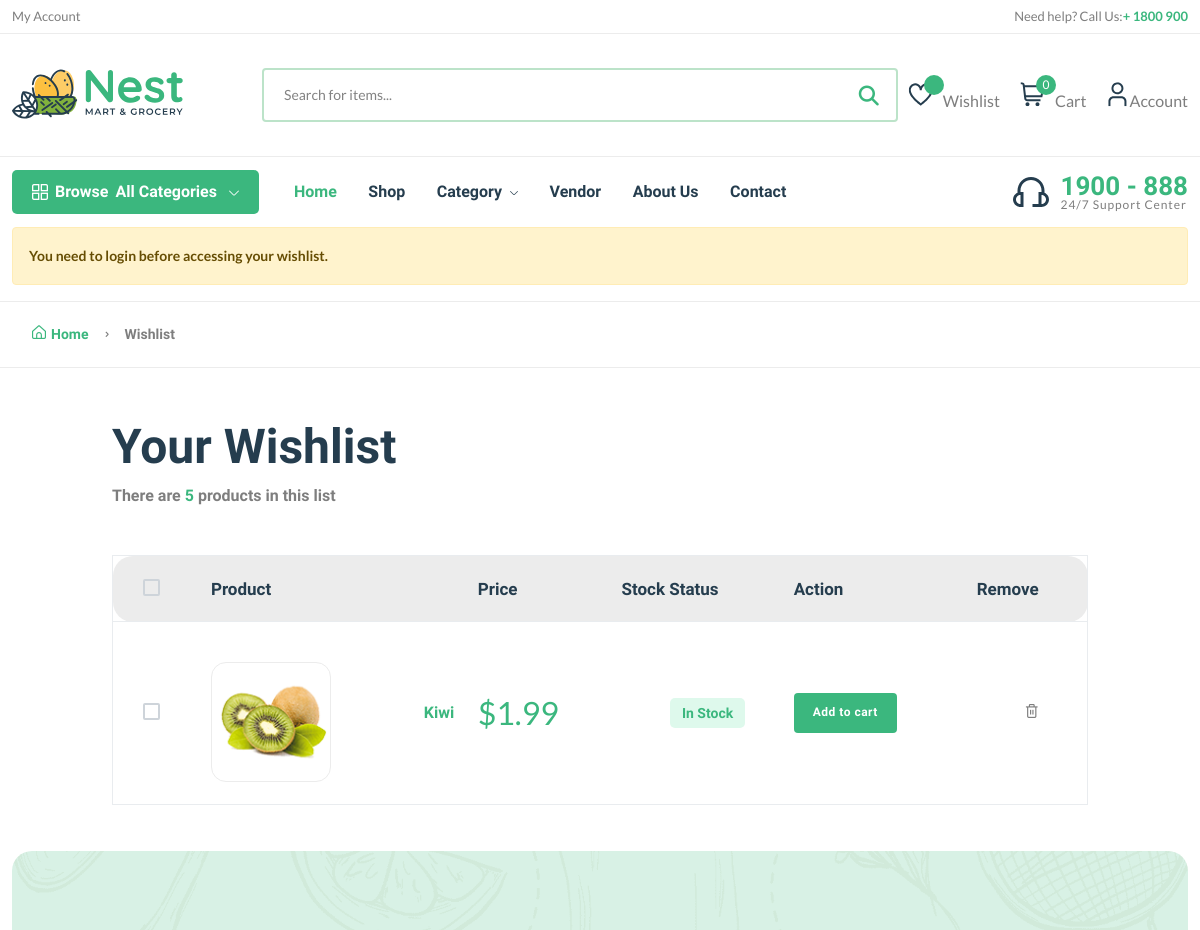
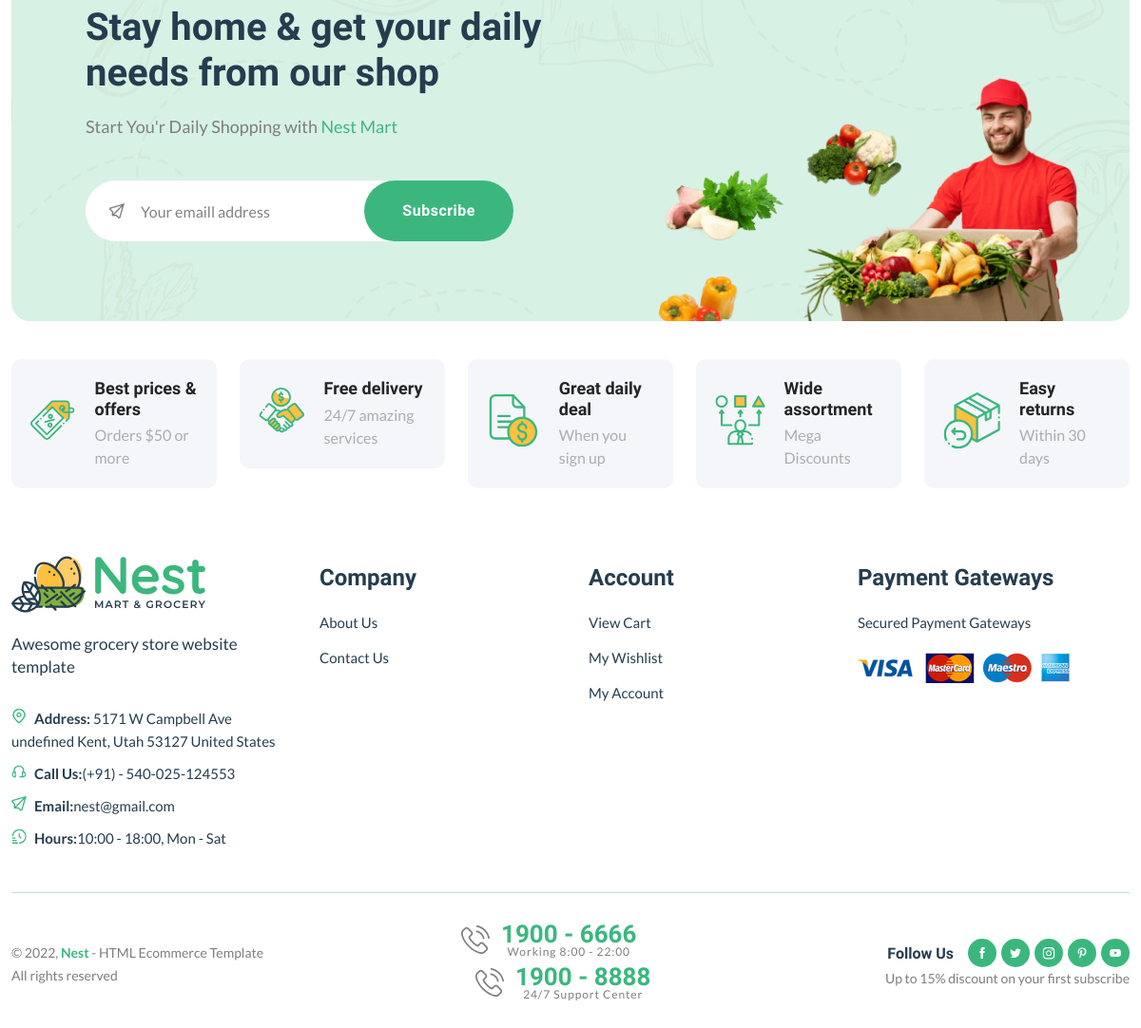
The app's page /wishlist/ with its own data (2 pictures, top to bottom).
### core/models.py (models this page shows, shortened)
class wishlist_model(models.Model):
    user = models.ForeignKey(User, on_delete=models.SET_NULL, null=True)
    product = models.ForeignKey(Product, on_delete=models.SET_NULL, null=True)
    date = models.DateTimeField(auto_now_add=True)
    class Meta:
        verbose_name_plural = "wishlists"

class Product(models.Model):
    pid = ShortUUIDField(unique=True, length=10, max_length=30, prefix="pid", alphabet="abcdefgh12345")
    title = models.CharField(max_length=100, default="Fresh Pear")
    image = models.ImageField(upload_to="user_directory_path", default="product.jpg")
    description = RichTextUploadingField(null=True, blank=True, default="This is the product")
    user = models.ForeignKey(User, on_delete=models.CASCADE)
    category = models.ForeignKey(Category, on_delete=models.SET_NULL, null=True, related_name="category")
    vendor = models.ForeignKey(Vendor, on_delete=models.SET_NULL, null=True, related_name="vendor")
    price = models.DecimalField(max_digits=999999999, decimal_places=2, default="1.99")
    old_price = models.DecimalField(max_digits=999999999, decimal_places=2, default="2.99")
    specifications = RichTextUploadingField(null=True, blank=True)
    type = models.CharField(max_length=100, default="Organic",null=True, blank=True)
    stock_count = models.IntegerField(default=0)
    life = models.CharField(max_length=100, default="100 Days",null=True, blank=True)
    mfd = models.DateTimeField(auto_now_add=False, null=True, blank=True)
    tags = TaggableManager(blank=True)
    product_status = models.CharField(choices=STATUS, max_length=10, default="in_review")
    status = models.BooleanField(default=True)
    in_stock = models.BooleanField(default=True)
    featured = models.BooleanField(default=False)
    digital = models.BooleanField(default=False)
    sku = ShortUUIDField(unique=True, length=4, max_length=10, prefix="sku", alphabet="1234567890")
    date = models.DateTimeField(auto_now_add=True)
    updated = models.DateTimeField(null=True, blank=True)
    class Meta:
        verbose_name_plural = "Products"

### core/views.py (the view)
# urls.py: path("wishlist/", wishlist_view, name="wishlist"),
def wishlist_view(request):
    wishlist = wishlist_model.objects.all()
    context = {
        "w": wishlist
    }
    return render(request, 'core/wishlist.html', context)

### core/context_processor.py (called while the page is built)
def default(request):
    categories = Category.objects.all().annotate(product_count=Count('category'))
    min_max_price = Product.objects.aggregate(Min("price"),Max("price"))
    try:
        wishlist = wishlist_model.objects.filter(user=request.user)
    except:
        messages.warning(request, "You need to login before accessing your wishlist.")
        wishlist = 0
    try:
        address = Address.objects.get(user=request.user)
    except:
        address = None
    vendor = Vendor.objects.all()
    return{
        'wishlist': wishlist,
        'categories': categories,
        'address':address,
        'vendor':vendor,
        'min_max_price':min_max_price,
    }

### templates/core/wishlist.html (shortened to what this page needs)
{% extends 'partial/base.html' %}
{% load static %}
{% block content %}
    <main class="main" id="wishlist-list">
        <div class="page-header breadcrumb-wrap">
            <div class="container">
                <div class="breadcrumb">
                    <a href="index.html" rel="nofollow"><i class="fi-rs-home mr-5"></i>Home</a>
                    <span></span> Wishlist
                </div>
            </div>
        </div>
        <div class="container mb-30 mt-50">
            <div class="row">
                <div class="col-xl-10 col-lg-12 m-auto">
                    <div class="mb-50">
                        <h1 class="heading-2 mb-10">Your Wishlist</h1>
                        <h6 class="text-body">There are <span class="text-brand">5</span> products in this list</h6>
                    </div>
                    <div class="table-responsive shopping-summery">
                        <table class="table table-wishlist">
                            <thead>
                                <tr class="main-heading">
                                    <th class="custome-checkbox start pl-30">
                                        <label class="form-check-label" for="exampleCheckbox11"></label>
                                    </th>
                                    <th scope="col" colspan="2">Product</th>
                                    <th scope="col">Price</th>
                                    <th scope="col">Stock Status</th>
                                    <th scope="col">Action</th>
                                    <th scope="col" class="end">Remove</th>
                                </tr>
                            </thead>
                            <tbody>
                                {% for w in w %}
                                <tr class="pt-30">
                                    <td class="custome-checkbox pl-30">
                                        <label class="form-check-label" for="exampleCheckbox1"></label>
                                    </td>
                                    <td class="image product-thumbnail pt-40"><img src="{{w.product.image.url}}" alt="#" /></td>
                                    <td class="product-des product-name">
                                        <h6><a class="product-name mb-10" href="{%url 'core:product-detail' w.product.pid%}">{{w.product.title|truncatechars:30}}</a></h6>
                                    </td>
                                    <td class="price fs-2" data-title="Price">
                                        <span class="text-brand">$</span><span class="text-brand current-product-price-{{ w.product.id}}">{{w.product.price}}</span>
                                    </td>
                                    <td class="text-center detail-info" data-title="Stock">
                                        <span class="stock-status in-stock mb-0"> {% if w.product.in_stock%} In Stock {%else%} Out of stock {% endif %} </span>
                                    </td>
                                    <td class="text-right" data-title="Cart">
                                        <button class="btn btn-sm add-to-cart-btn" data-index="{{w.product.id}}">Add to cart</button>
                                    </td>
                                    <td class="action text-center" data-title="Remove">
                                        <button style="border: none; background: none;" data-wishlist-product="{{w.id}}"class="text-body delete-wishlist-product"><i class="fi-rs-trash"></i></button>
                                    </td>
                                </tr>
                                {% empty %}
                                <tr>
                                    <td><p>Nothing in wishlist yet.</p></td>
                                </tr>
                                {% endfor %}
                            </tbody>
                        </table>
                    </div>
                </div>
            </div>
        </div>
    </main>
{% endblock %}

### records on screen
wishlist_model: product.image (picture), product "Kiwi", product.price "1.99", shows "In Stock"

### other values on screen
{{ request.session.cart_data_obj|length }} "0"
{{ message }} "You need to login before accessing your wishlist."
